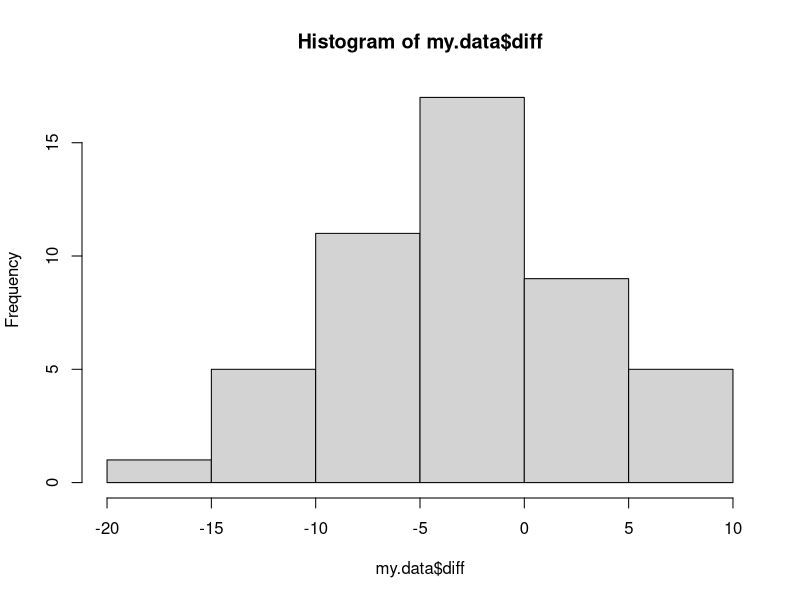
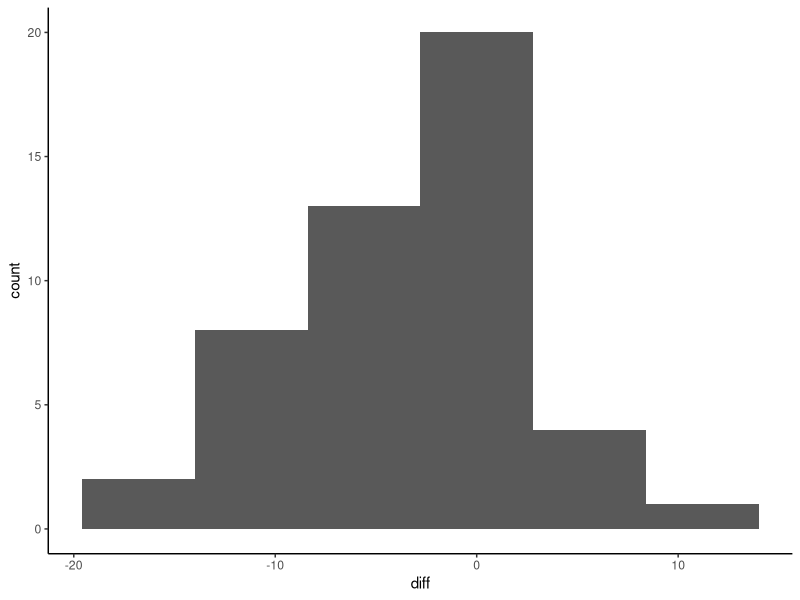

Write the R code that produced these figures, in order.
## ---- chunk 1

rm(list = ls())

knitr::opts_chunk$set(echo = TRUE)

library(tidyverse)

## ---- chunk 2

predict.raw <- read_csv("./predict_table.csv") %>% rename(state = State)
results.raw <- read_csv("./popvote_bystate_1948-2020.csv") %>% filter(year == 2020)

my.data <- merge(predict.raw, results.raw, all = TRUE) %>% 
  select(-`Lower bound`, 
         -`Upper bound`, 
         -total, 
         -D, -R, 
         -year) %>% 
  mutate(results.margin = (R_pv2p - D_pv2p) * 100,
         diff = `Point prediction` - results.margin)

summary(my.data$diff)

test.data <- my.data %>% filter(diff > 10 | diff < -10)

hist(my.data$diff)

my.plot <- my.data %>% ggplot(aes(x = diff)) + geom_histogram(bins = 6) + theme_classic()
my.plot
## ---- chunk 3

